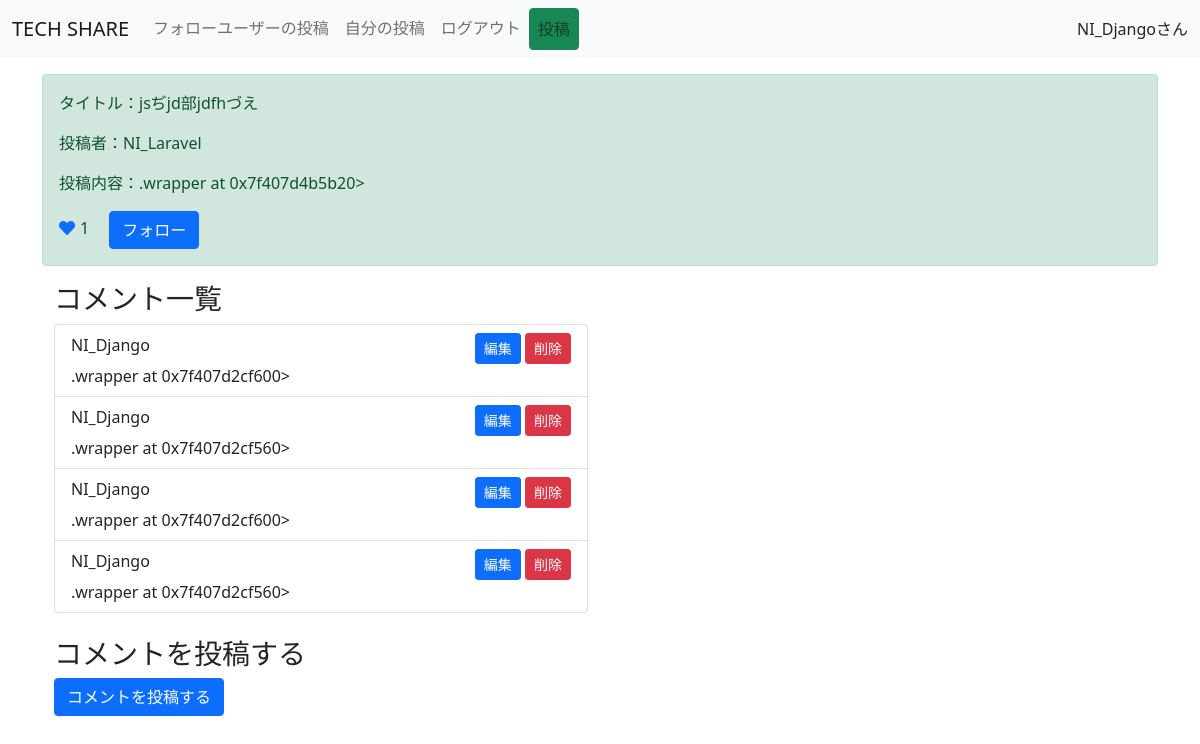
The app's page /detail/6/ (signed in), older data.
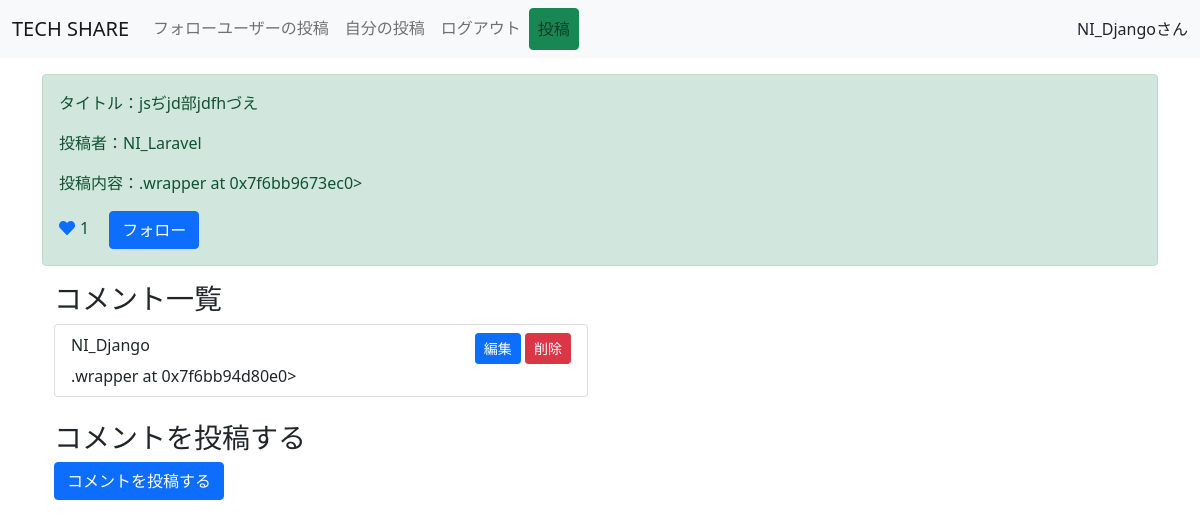
The same page, newer data.
### snsapp/models.py (models this page shows, shortened)
class Post(models.Model):
   title = models.CharField(max_length=100)
   content = MarkdownxField('本文', help_text='Markdown形式で書いてください。')
   user = models.ForeignKey(User, on_delete=models.CASCADE)
   like = models.ManyToManyField(User, related_name='related_post', blank=True)
   created_at = models.DateTimeField(auto_now_add=True)
   tag = models.ManyToManyField(Tag)
   class Meta:
       ordering = ["-created_at"]

class Comment(models.Model):
    content = MarkdownxField('本文', help_text='Markdown形式で書いてください。')
    post = models.ForeignKey(Post, on_delete=models.CASCADE, related_name='comments')
    user = models.ForeignKey(User, on_delete=models.CASCADE)
    created_at = models.DateTimeField(auto_now_add=True)

### snsapp/views.py (the view)
# urls.py: path('detail/<int:pk>/', DetailPost.as_view(), name='detail'),
class DetailPost(LoginRequiredMixin, DetailView):
   model = Post
   template_name = 'detail.html'

### snsapp/templatetags/app.py (called while the page is built)
@register.filter
def markdown_to_html(text):
    return mark_safe(markdownify(text))

### templates/detail.html (shortened to what this page needs)
{% extends 'base.html' %}
{% load app %}
{% load static %}
{% block customcss %}
<link rel="stylesheet" href="{% static 'style.css' %}">
{% endblock customcss %}
{% block content %}
<div class="container">
  <div class="alert alert-success" role="alert">
      <p>タイトル：{{object.title}}</p>
      <p>投稿者：{{object.user}}</p>
      <p>投稿内容：{{ object.content | markdown_to_html | safe }}</p>
      {% if request.user in object.like.all %}
      <a href="{% url 'like-detail' object.pk %}" class="like-btn add-color" tabindex="-1" role="button" aria-disabled="true"><i class="fas fa-heart"></i></a>{{object.like.count}}
      {% else %}
      <a href="{% url 'like-detail' object.pk %}" class="like-btn"  tabindex="-1" role="button" aria-disabled="true"><i class="fas fa-heart"></i></a>{{object.like.count}}
      {% endif %}
      {% if object.user in connection.0.following.all %}
      <a href="{% url 'follow-detail' object.pk %}" class="btn btn-danger ms-3" tabindex="-1" role="button" aria-disabled="true">フォロー解除</a>
      {% else %}
      <a href="{% url 'follow-detail' object.pk %}" class="btn btn-primary ms-3" tabindex="-1" role="button" aria-disabled="true">フォロー</a>
      {% endif %}
    </div>
    <div class="container">
        <div class="row">
            <div class="col-md-6">
                <h3>コメント一覧</h3>
                <ul class="list-group">
                    {% for comment in object.comments.all %}
                        <li class="list-group-item">
                            <div class="d-flex justify-content-between">
                                <div>{{ comment.user.username }}</div>
                                {% if comment.user == request.user %}
                                    <div>
                                        <a href="{% url 'comment-update' comment.pk %}" class="btn btn-sm btn-primary">編集</a>
                                        <a href="{% url 'comment-delete' comment.pk %}" class="btn btn-sm btn-danger">削除</a>
                                    </div>
                                {% endif %}
                            </div>
                            <div>{{ comment.content | markdown_to_html | safe }}</div>
                        </li>
                    {% endfor %}
                </ul>
            </div>
        </div>
        <div class="row mt-4">
            <div class="col-md-6">
                <h3>コメントを投稿する</h3>
                <form method="post" action="{% url 'comment-create' object.pk %}">
                    <button type="submit" class="btn btn-primary">コメントを投稿する</button>
                </form>
            </div>
        </div>
    </div>
    <link rel="stylesheet" href="https://cdnjs.cloudflare.com/ajax/libs/highlight.js/9.12.0/styles/dracula.min.css">
</div>
{% endblock content %}

Row changes from the older to the newer data that the page shows:
removed Comment: user.username "NI_Django", shows "編集", content ".wrapper at 0x7f407d2cf600>"
removed Comment: user.username "NI_Django", shows "編集", content ".wrapper at 0x7f407d2cf560>"
removed Comment: user.username "NI_Django", shows "編集", content ".wrapper at 0x7f407d2cf600>"
removed Comment: user.username "NI_Django", shows "編集", content ".wrapper at 0x7f407d2cf560>"
computed for Post "jsぢjd部jdfhづえ": content ".wrapper at 0x7f407d4b5b20>" → ".wrapper at 0x7f6bb9673ec0>"
added Comment: user.username "NI_Django", shows "編集", content ".wrapper at 0x7f6bb94d80e0>"
